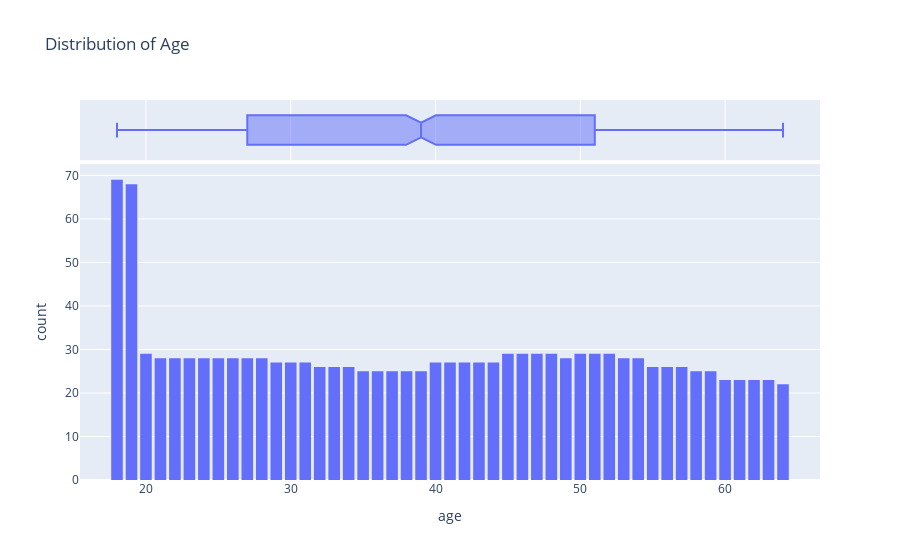

The notebook cell this image was saved under:
### Code cell
fig = px.histogram(medical_df, 
                   x='age', 
                   marginal='box', 
                   nbins=47, 
                   title='Distribution of Age')
fig.update_layout(bargap=0.2)
fig.show()

### Figure 1 — Plotly figure (JSON) as saved in the notebook; plotly's stock layout.template omitted (floating-point values rounded to 4 significant figures; data arrays with more than 128 entries replaced by an {"elided": "..."} marker saying what was removed)
{"data": [{"alignmentgroup": "True", "bingroup": "x", "hovertemplate": "age=%{x}<br>count=%{y}<extra></extra>", "legendgroup": "", "marker": {"color": "#636efa", "pattern": {"shape": ""}}, "name": "", "nbinsx": 47, "offsetgroup": "", "orientation": "v", "showlegend": false, "type": "histogram", "x": {"elided": "1338 int values"}, "xaxis": "x", "yaxis": "y"}, {"alignmentgroup": "True", "hovertemplate": "age=%{x}<extra></extra>", "legendgroup": "", "marker": {"color": "#636efa"}, "name": "", "notched": true, "offsetgroup": "", "showlegend": false, "type": "box", "x": {"elided": "1338 int values"}, "xaxis": "x2", "yaxis": "y2"}], "layout": {"bargap": 0.2, "barmode": "relative", "legend": {"tracegroupgap": 0}, "title": {"text": "Distribution of Age"}, "xaxis": {"anchor": "y", "domain": [0, 1], "title": {"text": "age"}}, "xaxis2": {"anchor": "y2", "domain": [0, 1], "matches": "x", "showgrid": true, "showticklabels": false}, "yaxis": {"anchor": "x", "domain": [0, 0.8316], "title": {"text": "count"}}, "yaxis2": {"anchor": "x2", "domain": [0.8416, 1], "matches": "y2", "showgrid": false, "showline": false, "showticklabels": false, "ticks": ""}}}
